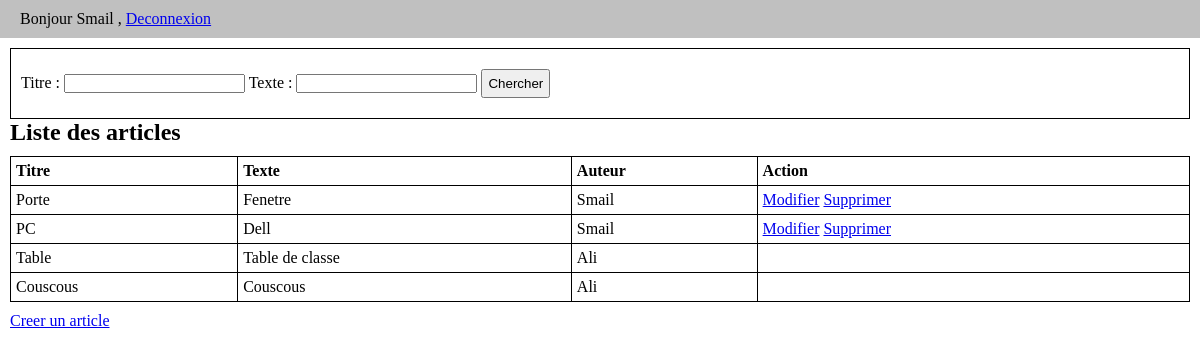
The app's page /index.php (signed in) with its own data.
### tables this page shows
CREATE TABLE `article` (
  `id_article` int NOT NULL,
  `titre` varchar(50) NOT NULL,
  `texte` text NOT NULL,
  `date_article` date NOT NULL,
  `time_article` time NOT NULL,
  `id_auteur` int NOT NULL
);

CREATE TABLE `auteur` (
  `id_auteur` int NOT NULL,
  `nom_auteur` varchar(50) NOT NULL,
  `password_auteur` varchar(256) NOT NULL
);

### modele.php (called while the page is built, shortened)
<?php
function connectDB(){
    $c = mysqli_connect(SERVER, USERNAME, PASSWORD, DBNAME);
    mysqli_query($c, "SET NAMES 'utf8'");
    return $c;
}
$connexion = connectDB();
function auteurConneter(){
    return isset($_SESSION["auteur"]) ? $_SESSION["auteur"] : false;
}
function idAuteurConneter(){
    return isset($_SESSION["id_auteur"]) ? $_SESSION["id_auteur"] : false;
}
function liste_articles($titre,$texte){
    global $connexion;
    $sql = "SELECT * FROM article INNER JOIN auteur ON article.id_auteur = auteur.id_auteur ";
    $sql .= " ORDER BY id_article DESC";
    $requete = $connexion->prepare($sql);
    $requete->execute();
    $result = $requete->get_result();
    return $result;
}

### vues/liste_articles.php (the view)
<div class="contenu">
    <div class="recherche">
        <form action="" method="post">
            <label for="titre">Titre : </label>
            <input type="text" name="titre" id="titre" value="<?= htmlspecialchars($titre) ?>">
            <label for="texte">Texte : </label>
            <input type="text" name="texte" id="text" value="<?= htmlspecialchars($texte) ?>">
            <input type="submit" name="btnChercher" value="Chercher">
        </form>
    </div>
    <h2>Liste des articles</h2>
    <table>
        <tr>
            <th>Titre</th>
            <th>Texte</th>
            <th>Auteur</th>
            <th>Action</th>
        </tr>
        <?php
        foreach($articles as $article){
            ?>
            <tr>
                <td><?= htmlspecialchars($article["titre"]) ?></td>
                <td><?= htmlspecialchars($article["texte"]) ?></td>
                <td><?= htmlspecialchars($article["nom_auteur"]) ?></td>
                <td>
                    <?php if (auteurConneter() && (idAuteurConneter() == $article["id_auteur"])){?>
                        <a href="index.php?commande=form_modification_article&id_article=<?= $article['id_article']?>">Modifier</a>
                        <a href="index.php?commande=supprimer_article&id_article=<?= $article['id_article']?>">Supprimer</a>
                    <?php }?>
                </td>
            </tr>
        <?php } ?>
    </table>
    <?php if (auteurConneter()) {?>
    <a href="index.php?commande=form_ajout_article">Creer un article</a>
    <?php } ?>
</div>

### styles/style.css (style rules this page uses)
* { margin: 0; padding: 0; }
input[type='submit'] { padding: 5px; }
table { margin-top: 10px; margin-bottom: 10px; border: 1px solid; width: 100%; border-collapse:collapse; }
td { border-width:1px; border-style:solid; padding: 5px; }
th { border-width:1px; border-style:solid; padding: 5px; font-weight: bold; text-align: left; }
.contenu { padding: 10px; }
.recherche { border: 1px solid; padding: 20px 10px; }

### records on screen
article: titre "Porte", texte "Fenetre", id_auteur.nom_auteur "Smail"
article: titre "PC", texte "Dell", id_auteur.nom_auteur "Smail"
article: titre "Table", texte "Table de classe", id_auteur.nom_auteur "Ali"
article: titre "Couscous", texte "Couscous", id_auteur.nom_auteur "Ali"

### other values on screen
auteurConneter() "Smail"
